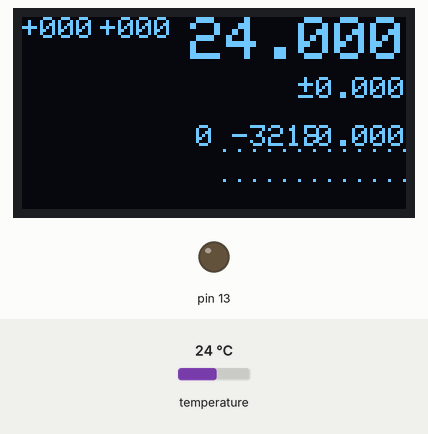
This sketch was run on a simulated Arduino Uno, built with avr-gcc and run on an emulated ATmega328P. Parts: 128×64 one-colour display, output pins drawn as LEDs (lit = HIGH). Inputs (shaded band) come from the test bench; at power-on: temperature 24 °C.

Above: at 7.7 s.
7.8 s: temperature set to 12 °C
At 15.3 s:
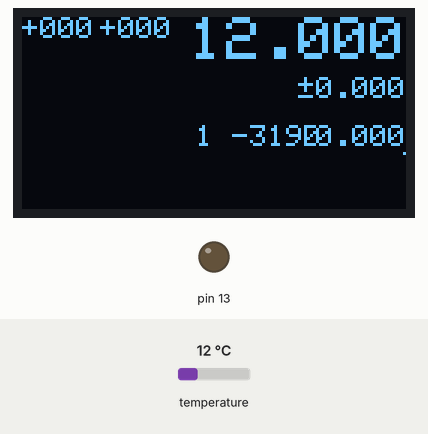
21.8 s: temperature set to 19 °C
At 28.8 s:
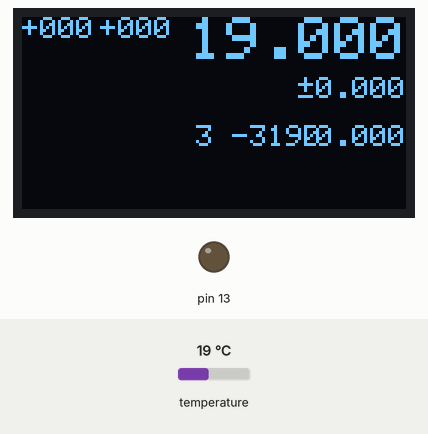
35.8 s: temperature set to 28 °C
At 42.3 s:
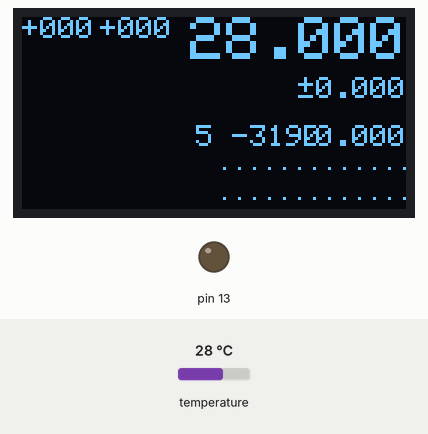
Timing chart, 0 to 43.8 s (numbered marks = the images above; inputs shaded):
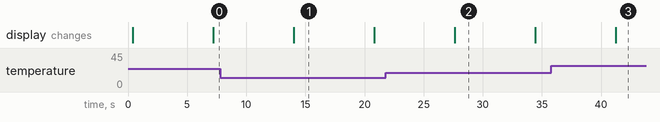

The sketch:

DS18x20_temp_oled_chart3.ino
```cpp
#include <OneWire.h>
#include <SPI.h>
#include <Wire.h>
#include <Adafruit_SSD1306.h>

#define OLED_W 128
#define OLED_H 64
#define OLED_RESET 4 // ?

Adafruit_SSD1306 display(OLED_RESET);
OneWire  ds(2);  // on pin 2 (a 4.7K resistor is necessary)

#define NDEVS 10 // max number of devices
#define DEVSZ 8
byte devs[NDEVS][DEVSZ];
int ndevs = 0;

int srchdev(byte* addr)
{
  for( int d = 0; d < NDEVS; ++d )
  {
    int b = 0; for( ; b < DEVSZ; ++b ) if( devs[d][b] != addr[b] ) break;
    if( b == DEVSZ ) return d;
  }
  return -1;
}

int adddev(byte* addr)
{
  if( ndevs == NDEVS ) { /* Serial.println("Max number of devices"); */ return; }
  for( int b = 0; b < DEVSZ; ++b ) devs[ndevs][b] = addr[b];
  return ndevs++;
}

void enumdevs()
{
  byte addr[DEVSZ];
  ds.reset_search();
  delay(250);
  while( ds.search(addr) ) // search on wire
  {
    if( OneWire::crc8(addr, 7) != addr[7] ) { Serial.println(F("CRC in addr is not valid!")); break; }
    // the ROM byte indicates which chip (=family)
    if( addr[0] != 0x28 ) { Serial.println(F("Chip is not DS18B20!")); return; }
    int dev = srchdev(addr);
    if( dev < 0 )
      dev = adddev(addr);
    delay(50);
  }
}

#define SKIP -31999
#define LDATA 9

int16_t processdev(int d)
{
  byte data[12];
  byte* addr = devs[d];
  ds.reset(); ds.select(addr); ds.write(0x44); // start conversion; with parasite power on at the end: ,1)
  delay(770); // maybe 750ms is enough, maybe not
  byte present = ds.reset(); ds.select(addr); ds.write(0xBE); // Read Scratchpad
  if( !present ) { for( int i = 0; i < 9; ++i ) data[i] = ds.read(); return SKIP; } // just read 9 bytes if not ready
  for( int i = 0; i < 9; ++i ) data[i] = ds.read(); // we need 9 bytes
  if( OneWire::crc8(data, 8) != data[8]) { Serial.println(F("CRC in data is not valid!")); return SKIP; }
  int16_t raw = (data[1] << 8) | data[0];
  byte cfg = (data[4] & 0x60);
  if(cfg == 0x00) raw = raw & ~7; else if(cfg == 0x20) raw = raw & ~3; else if(cfg == 0x40) raw = raw & ~1;
  return raw;
}

void pm( char* out, float x ) // [-]0.DDD -> ±DDD
{
  if( x<0.0 ) { out[0] = '-'; x = -x; } else out[0] = '+';
  x += 0.0005;
  int mi = (int)(1000.0*(x - (float)(int)x));
  out[1] = '0' + mi/100; out[2] = '0' + (mi/10)%10; out[3] = '0' + mi%10; out[4] = '\0';
}

void p3( char* out, float x )
{
  if( x<0.0 ) { out[0] = '-'; p3( out+1, -x ); return; }
  x += 0.0005;
  int xi = (int)x; int xj = (int)((x - (float)xi) * 1000.0);
  int n = sprintf( out, "%d", xi );
  out[n] = '.'; out[n+1] = '0' + xj/100; out[n+2] = '0' + (xj/10)%10; out[n+3] = '0' + xj%10; out[n+4] = '\0';
}

#define DC()       display.clearDisplay()
#define DTC(x)     display.setTextColor(x)
#define DTS(x)     display.setTextSize(x)
#define DXY(x,y)   display.setCursor(x,y)
#define DP(s)      display.print(s)
#define DPL(s)     display.println(s)
#define DPX(x,y,c) display.drawPixel(x,y,c)

#define NH 61
byte history_1[NH]; // 60*4s = 4m
byte history_2[NH]; // 60*4m = 4h
byte history_3[NH];
int nh1, nh2, h2cnt, h2sum, nh3;


void inithistory()
{
  for( int i=0; i<NH; ++i ) history_1[i] = history_2[i] = 0;
  nh1 = nh2 = h2cnt = 0; h2sum = 0;
}

float t_zero = 15.0; // can be -25.0° -15.0° -5.0° 5.0° 15.0° 25.0° -- range 25.5°
byte t2b( float t ) { return (int)((t-t_zero)*10.0+0.5); } // in 0.1° from t_zero

#define B 18
#define A 9

int mean( byte* history, int n )
{
  int s = 0;
  for( int i=NH-n; i<NH; ++i ) s += history[i];
  return (s+(n/2))/n;
}

int calc_offset( byte* history, int nh, int mv )
{
  int offs = A - mv;
  int L = history[NH-1] + offs; // last
  if( L<0 ) offs += L; else if( L>B ) offs -= (L-B);
  return offs;
}

void showhistory( byte* history, int nh, int x0 )
{
  int mean_value = mean( history, nh );
  int oled_offset = calc_offset( history, nh, mean_value );
  int min_value_o = mean_value / 10 * 10 + oled_offset;
  int max_value_o = min_value_o + 10;
  for( int i=0; i<NH; ++i )
  {
    DPX( x0+i, OLED_H - (history[i]+oled_offset) - 1, WHITE );
    //if(i%10==0||i==NH-1) { DPX( x0+i, OLED_H - 1, WHITE ); DPX( x0+i, OLED_H - B - 1, WHITE ); }
    if(i%5==0||i==NH-1) { DPX( x0+i, OLED_H - min_value_o - 1, WHITE ); DPX( x0+i, OLED_H - max_value_o - 1, WHITE ); }
  }
}

void addtohistory( float t )
{
  byte ti = t2b( t );
  for(int i=0; i<NH-1; ++i) history_1[i] = history_1[i+1];
  history_1[NH-1] = ti;
  if( nh1<NH ) ++nh1;
  h2sum += ti; ++h2cnt;
  if( h2cnt == NH )
  {
    for(int i=0; i<NH-1; ++i) history_2[i] = history_2[i+1];
    history_2[NH-1] = (h2sum + NH/2) / NH;
    if( nh2<NH ) ++nh2;
    h2sum = 0; h2cnt = 0;
  }
}

unsigned long mt = 0;
int k = 0;

void setup(void)
{
  Serial.begin(9600);
  pinMode(13, OUTPUT); digitalWrite(13, LOW);
  enumdevs();
  display.begin(SSD1306_SWITCHCAPVCC, 0x3C); DC(); DTC(WHITE); DXY(0,0); DP(ndevs); /* devs */ display.display();
  inithistory();
}

void loop()
{
  if( mt == 0 ) mt = millis();
  delay(5999);
  float s = 0.0;
  float ss = 0.0;
  int16_t rawmin, rawmax;
  char out[20];
  DC(); DTS(1);
  float td[10];
  for( int d = 0; d < ndevs; ++d )
  {
    int16_t raw = processdev( d );
    if( raw == SKIP ) continue;
    if( d==0 || raw<rawmin ) rawmin = raw;
    if( d==0 || raw>rawmax ) rawmax = raw;
    float t = (float)raw / 16.0;
    s += t;
    ss += t*t;
    td[d] = t;
  }
  float n = (float)ndevs;
  float avg = s/n;
  float std_dev = sqrt( ss/n - avg*avg );
  for( int d = 0; d < ndevs; ++d )
  {
    DXY(0,9*d); pm( out, td[d]-avg ); DP( out );
  }
  DXY(26,0); pm( out, td[0]-avg ); DP( out );
  DXY(56,0); DTS(2); p3( out, avg ); DP( out ); // average
  DXY(92,20); DTS(1); DP( '\xF0' ); p3( out, std_dev ); DP( out ); // std.dev
  unsigned long now = millis();
  DXY(58,36); sprintf( out, "%d %d  ", k, (int)(now-mt)-10000 ); DP( out );
  DXY(92,36); DP( '|' ); p3( out, (float)(rawmax - rawmin) / 16.0 ); DP( out ); // range
  mt = now;
  ++k;
  addtohistory( avg );
  showhistory( history_1, nh1, 67 ); if( nh2>0 ) showhistory( history_2, nh2, 0 );
  display.display();
}
```

Measured:
- what the display in image 1 shows lasts 6.8 s, from 14.0 s to 20.8 s
